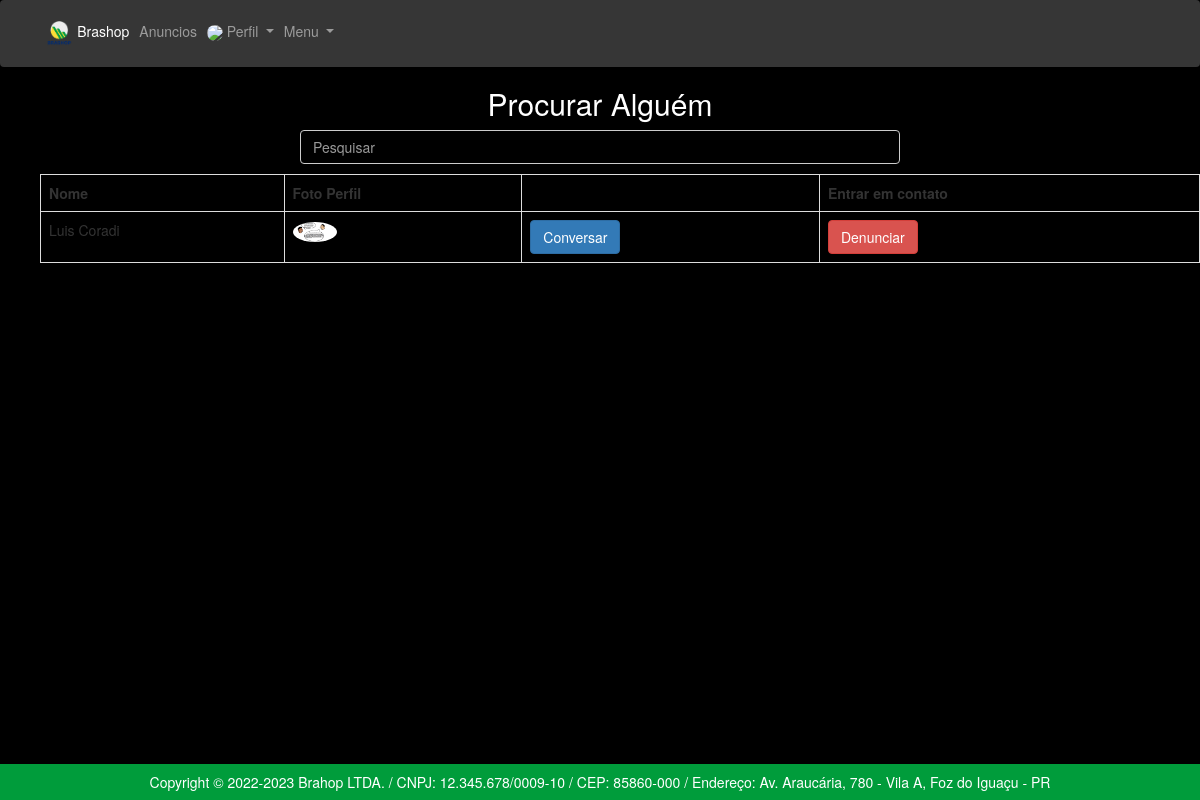
The page /app/controllers/UsuarioController.php?action=findUsuarioByClick&id=72 (signed in) on the database its author committed.
### tables this page shows
CREATE TABLE `usuarios` (
  `id` int(11) NOT NULL,
  `nome` varchar(45) NOT NULL,
  `email` varchar(255) NOT NULL,
  `senha` varchar(255) NOT NULL,
  `data_nasc` date NOT NULL,
  `foto_perfil` varchar(255) NOT NULL,
  `isAdmPrincipal` bit(1) NOT NULL,
  `isadm` bit(1) NOT NULL,
  `ban` bit(1) NOT NULL
);

### app/repository/UsuarioRepository.php (called while the page is built, shortened)
<?php
    require_once __DIR__ . "/../connection/Connection.php";
    require_once __DIR__ . "/../models/UsuarioModel.php";
    class UsuarioRepository {
        public PDO $conn;
        function __construct()
        {
            $this->conn = Connection::getConnection();
        }
        public function findUsuarioById(int $id) {
            $query = "SELECT * FROM usuarios WHERE id = ?";
            $prepare = $this->conn->prepare($query);
            $prepare->bindParam(1, $id, PDO::PARAM_INT);
            if($prepare->execute()){
                $usuario  = $prepare->fetchObject("UsuarioModel");
            } else {
                $usuario = null;
            }
            return $usuario;
        }
    }

### app/connection/Connection.php (called while the page is built)
<?php
class Connection {
    private static $host = "localhost";
    private static $dbname = "marketplace";
    private static $user = "root";
    private static $password = "";
    private static ?PDO $conn = null;
    public static function getConnection(): PDO {
        if(self::$conn == null) {
            try {
                self::$conn = new PDO("mysql:host=" . self::$host . ";dbname=" . self::$dbname,
                self::$user,
                self::$password);
                self::$conn->setAttribute(PDO::ATTR_ERRMODE, PDO::ERRMODE_EXCEPTION);
            } catch(Exception $e) {
                print("Erro ao conectar com o banco de dados");
            }
        }
        return self::$conn;
    }
}

### app/models/UsuarioModel.php (called while the page is built, shortened)
<?php
class UsuarioModel{
	private $id;
	private $nome;
	private $foto_perfil;
	public function getId(): int{
		return $this->id;
	}
	public function getNome(): string{
		return $this->nome;
	}
	public function getFoto_perfil(): string{
		return $this->foto_perfil;
	}
}

### app/views/usuarios/UsuarioClicked.php (the view, shortened to what this page needs)
<!DOCTYPE html>
<html lang="pt-br">
  <head>
    <link rel="stylesheet" type="text/css" href="../views/helpers/css/bootstrap.min.css">
</head>
<body>
<?php
	if(isset($_SESSION["usuario"])){
    if($_SESSION["usuario"]['is_adm'] == 1){
      include_once __DIR__ . "/../helpers/menuAdm.php";
     }else{
     include_once __DIR__ . "/../helpers/menuLogin.php";
   }
 }
 else{
   include_once __DIR__ . "/../helpers/menuHome.php";
 }
    ?>
    <form action="./AnuncioController.php?action=findAnunciobyName" method="POST">
     <h2 style= "color:white; text-align: center;">Procurar Alguém</h2>
     <div>
      <input style="width:50%; margin-left: 25%; background-color:black;" class="form-control mr-sm-2" type="search" placeholder="Pesquisar" name="nome"  aria-label="Pesquisar" required>
    </div>
    </form>
      <ul>
      <td><table class = 'table table-hover-table-striped table-bordered'></td>
          <tr>
          <th>Nome</th>
          <th>Foto Perfil<th>
          <th>Entrar em contato</th>
          </tr>
    <tr>
    <td><?= $data['usuario']->getNome(); ?></td>
    <td><img  style="height: 20px; border-radius : 100%;" src="../../imagens/<?= $data['usuario']->getFoto_Perfil(); ?>"></td>
    <td><a class="btn btn-primary" href="./ChatController.php?action=loadFormNew&id=<?= $data['usuario']->getId();?>">Conversar</a></td>
    <td><a class="btn btn-danger" href="./DenunciaController.php?action=loadFormNew2&id=<?= $data['usuario']->getId(); ?>">Denunciar</a></td>
</ul>
</body>
</html>

### app/views/helpers/style-home.css (style rules this page uses)
body { background-color: black !important; }
h2 { color:white !important; text-align: center; }

### rows shown on the page
usuarios: nome "Luis Coradi", foto_perfil (picture)
